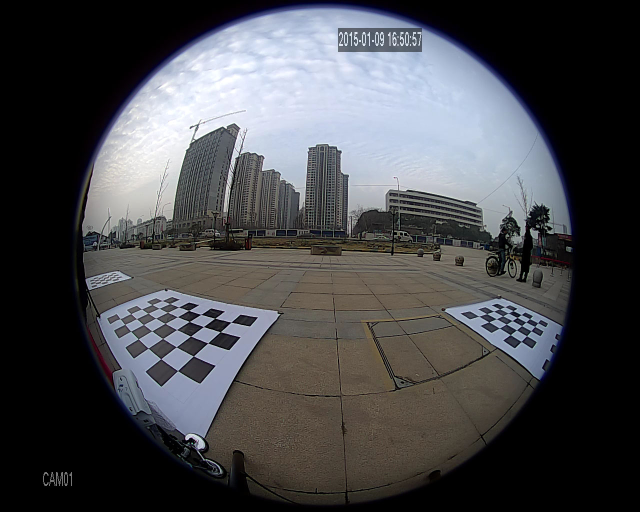
//> input picture 141116_Undistort_Scaramuzza/141116_Undistort_Scaramuzza/test_fisheye.jpg, 1280 x 1024 px (shown at 1/2 size)
$ ./main   (built with g++ and OpenCV 4)
//> lines starting //> are read from the running program, lines starting //| are printed output that depends on the picture
### 141116_Undistort_Scaramuzza/141116_Undistort_Scaramuzza/ocam_functions.cpp
/*------------------------------------------------------------------------------
   Example code that shows the use of the 'cam2world" and 'world2cam" functions
   Shows also how to undistort images into perspective or panoramic images
   Copyright (C) 2008 DAVIDE SCARAMUZZA, ETH Zurich
   Author: Davide Scaramuzza - email: davide.scaramuzza@ieee.org
------------------------------------------------------------------------------*/

#include "ocam_functions.h"

//------------------------------------------------------------------------------
int get_ocam_model(struct ocam_model *myocam_model, char *filename)
{
 double *pol        = myocam_model->pol;
 double *invpol     = myocam_model->invpol;
 double *xc         = &(myocam_model->xc);
 double *yc         = &(myocam_model->yc);
 double *c          = &(myocam_model->c);
 double *d          = &(myocam_model->d);
 double *e          = &(myocam_model->e);
 int    *width      = &(myocam_model->width);
 int    *height     = &(myocam_model->height);
 int *length_pol    = &(myocam_model->length_pol);
 int *length_invpol = &(myocam_model->length_invpol);
 FILE *f;
 char buf[CMV_MAX_BUF];
 int i;

 //Open file
 if(!(f=fopen(filename,"r")))
 {
   printf("File %s cannot be opened\n", filename);
   return -1;
 }

 //Read polynomial coefficients
 fgets(buf,CMV_MAX_BUF,f);
 fscanf(f,"\n");
 fscanf(f,"%d", length_pol);
 for (i = 0; i < *length_pol; i++)
 {
     fscanf(f," %lf",&pol[i]);
 }

 //Read inverse polynomial coefficients
 fscanf(f,"\n");
 fgets(buf,CMV_MAX_BUF,f);
 fscanf(f,"\n");
 fscanf(f,"%d", length_invpol);
 for (i = 0; i < *length_invpol; i++)
 {
     fscanf(f," %lf",&invpol[i]);
 }

 //Read center coordinates
 fscanf(f,"\n");
 fgets(buf,CMV_MAX_BUF,f);
 fscanf(f,"\n");
 fscanf(f,"%lf %lf\n", xc, yc);

 //Read affine coefficients
 fgets(buf,CMV_MAX_BUF,f);
 fscanf(f,"\n");
 fscanf(f,"%lf %lf %lf\n", c,d,e);

 //Read image size
 fgets(buf,CMV_MAX_BUF,f);
 fscanf(f,"\n");
 fscanf(f,"%d %d", height, width);

 fclose(f);
 return 0;
}

//------------------------------------------------------------------------------
void cam2world(double point3D[3], double point2D[2], struct ocam_model *myocam_model)
{
 double *pol    = myocam_model->pol;
 double xc      = (myocam_model->xc);
 double yc      = (myocam_model->yc);
 double c       = (myocam_model->c);
 double d       = (myocam_model->d);
 double e       = (myocam_model->e);
 int length_pol = (myocam_model->length_pol);
 double invdet  = 1/(c-d*e); // 1/det(A), where A = [c,d;e,1] as in the Matlab file

 double xp = invdet*(    (point2D[0] - xc) - d*(point2D[1] - yc) );
 double yp = invdet*( -e*(point2D[0] - xc) + c*(point2D[1] - yc) );

 double r   = sqrt(  xp*xp + yp*yp ); //distance [pixels] of  the point from the image center
 double zp  = pol[0];
 double r_i = 1;
 int i;

 for (i = 1; i < length_pol; i++)
 {
   r_i *= r;
   zp  += r_i*pol[i];
 }

 //normalize to unit norm
 double invnorm = 1/sqrt( xp*xp + yp*yp + zp*zp );

 point3D[0] = invnorm*xp;
 point3D[1] = invnorm*yp;
 point3D[2] = invnorm*zp;
}

//------------------------------------------------------------------------------
void world2cam(double point2D[2], double point3D[3], struct ocam_model *myocam_model)
{
 double *invpol     = myocam_model->invpol;
 double xc          = (myocam_model->xc);
 double yc          = (myocam_model->yc);
 double c           = (myocam_model->c);
 double d           = (myocam_model->d);
 double e           = (myocam_model->e);
 int    width       = (myocam_model->width);
 int    height      = (myocam_model->height);
 int length_invpol  = (myocam_model->length_invpol);
 double norm        = sqrt(point3D[0]*point3D[0] + point3D[1]*point3D[1]);
 double theta       = atan(point3D[2]/norm);
 double t, t_i;
 double rho, x, y;
 double invnorm;
 int i;

  if (norm != 0)
  {
    invnorm = 1/norm;
    t  = theta;
    rho = invpol[0];
    t_i = 1;

    for (i = 1; i < length_invpol; i++)
    {
      t_i *= t;
      rho += t_i*invpol[i];
    }

    x = point3D[0]*invnorm*rho;
    y = point3D[1]*invnorm*rho;

    point2D[0] = x*c + y*d + xc;
    point2D[1] = x*e + y   + yc;
  }
  else
  {
    point2D[0] = xc;
    point2D[1] = yc;
  }
}
//------------------------------------------------------------------------------
void create_perspecive_undistortion_LUT( CvMat *mapx, CvMat *mapy, struct ocam_model *ocam_model, float sf)
{
     int i, j;
     int width = mapx->cols; //New width
     int height = mapx->rows;//New height
     float *data_mapx = mapx->data.fl;
     float *data_mapy = mapy->data.fl;
     float Nxc = height/2.0;
     float Nyc = width/2.0;
     float Nz  = -width/sf;
     double M[3];
     double m[2];

     for (i=0; i<height; i++)
         for (j=0; j<width; j++)
         {
             M[0] = (i - Nxc);
             M[1] = (j - Nyc);
             M[2] = Nz;
             world2cam(m, M, ocam_model);
             *( data_mapx + i*width+j ) = (float) m[1];
             *( data_mapy + i*width+j ) = (float) m[0];
         }
}

//------------------------------------------------------------------------------
void create_panoramic_undistortion_LUT ( CvMat *mapx, CvMat *mapy, float Rmin, float Rmax, float xc, float yc )
{
     int i, j;
     float theta;
     int width = mapx->width;
     int height = mapx->height;
     float *data_mapx = mapx->data.fl;
     float *data_mapy = mapy->data.fl;
     float rho;

     for (i=0; i<height; i++)
         for (j=0; j<width; j++)
         {
             theta = -((float)j)/width*2*M_PI; // Note, if you would like to flip the image, just inverte the sign of theta
             rho   = Rmax - (Rmax-Rmin)/height*i;
             *( data_mapx + i*width+j ) = yc + rho*sin(theta); //in OpenCV "x" is the
             *( data_mapy + i*width+j ) = xc + rho*cos(theta);
         }
}

### 141116_Undistort_Scaramuzza/141116_Undistort_Scaramuzza/main.cpp
/*------------------------------------------------------------------------------
   Example code that shows the use of the 'cam2world" and 'world2cam" functions
   Shows also how to undistort images into perspective or panoramic images

   NOTE, IF YOU WANT TO SPEED UP THE REMAP FUNCTION I STRONGLY RECOMMEND TO INSTALL
   INTELL IPP LIBRARIES ( http://software.intel.com/en-us/intel-ipp/ )
   YOU JUST NEED TO INSTALL IT AND INCLUDE ipp.h IN YOUR PROGRAM

   Copyright (C) 2009 DAVIDE SCARAMUZZA, ETH Zurich
   Author: Davide Scaramuzza - email: davide.scaramuzza@ieee.org
------------------------------------------------------------------------------*/

#include "ocam_functions.h"

int main(int argc, char *argv[])
{
  /* --------------------------------------------------------------------*/
  /* Read the parameters of the omnidirectional camera from the TXT file */
  /* --------------------------------------------------------------------*/
  struct ocam_model o, o_cata; // our ocam_models for the fisheye and catadioptric cameras
  get_ocam_model(&o, "./calib_results_fisheye.txt");
  get_ocam_model(&o_cata, "./calib_results_catadioptric.txt");
  /* --------------------------------------------------------------------*/
  /* Print ocam_model parameters                                         */
  /* --------------------------------------------------------------------*/
  int i;
  printf("pol =\n");    for (i=0; i<o.length_pol; i++){    printf("\t%e\n",o.pol[i]); };    printf("\n");
  printf("invpol =\n"); for (i=0; i<o.length_invpol; i++){ printf("\t%e\n",o.invpol[i]); }; printf("\n");
  printf("\nxc = %f\nyc = %f\n\nwidth = %d\nheight = %d\n",o.xc,o.yc,o.width,o.height);

  /* --------------------------------------------------------------------*/
  /* WORLD2CAM projects 3D point into the image                          */
  /* NOTE!!! The coordinates are expressed according the C convention,   */
  /* that is, from the origin (0,0) instead than from 1 (MATLAB).        */
  /* --------------------------------------------------------------------*/
  double point3D[3] = { 100 , 200 , -300 };       // a sample 3D point
  double point2D[2];                              // the image point in pixel coordinates
  world2cam(point2D, point3D, &o); // The behaviour of this function is the same as in MATLAB

  /* --------------------------------------------------------------------*/
  /* Display re-projected coordinates                                    */
  /* --------------------------------------------------------------------*/
  printf("\nworld2cam: pixel coordinates reprojected onto the image\n");
  printf("m_row= %2.4f, m_col=%2.4f\n", point2D[0], point2D[1]);

  /* --------------------------------------------------------------------*/
  /* CAM2WORLD back-projects pixel points on to the unit sphere          */
  /* The behaviour of this function is the same as in MATLAB             */
  /* --------------------------------------------------------------------*/

  cam2world(point3D, point2D, &o);

  /* --------------------------------------------------------------------*/
  /* Display back-projected normalized coordinates (on the unit sphere)  */
  /* --------------------------------------------------------------------*/
  printf("\ncam2world: coordinates back-projected onto the unit sphere (x^2+y^2+z^2=1)\n");
  printf("x= %2.4f, y=%2.4f, z=%2.4f\n", point3D[0], point3D[1], point3D[2]);

  /* --------------------------------------------------------------------*/
  /* Allocate space for the unistorted images                            */
  /* --------------------------------------------------------------------*/
  IplImage *src1         = cvLoadImage("test_fisheye.jpg");      // source image 1
//> src1 is the input picture: 1024 rows x 1280 cols, CV_8UC3; mean B, G, R 75.8, 72.7, 72.1
  IplImage *src2         = cvLoadImage("./test_catadioptric.jpg");      // source image 2
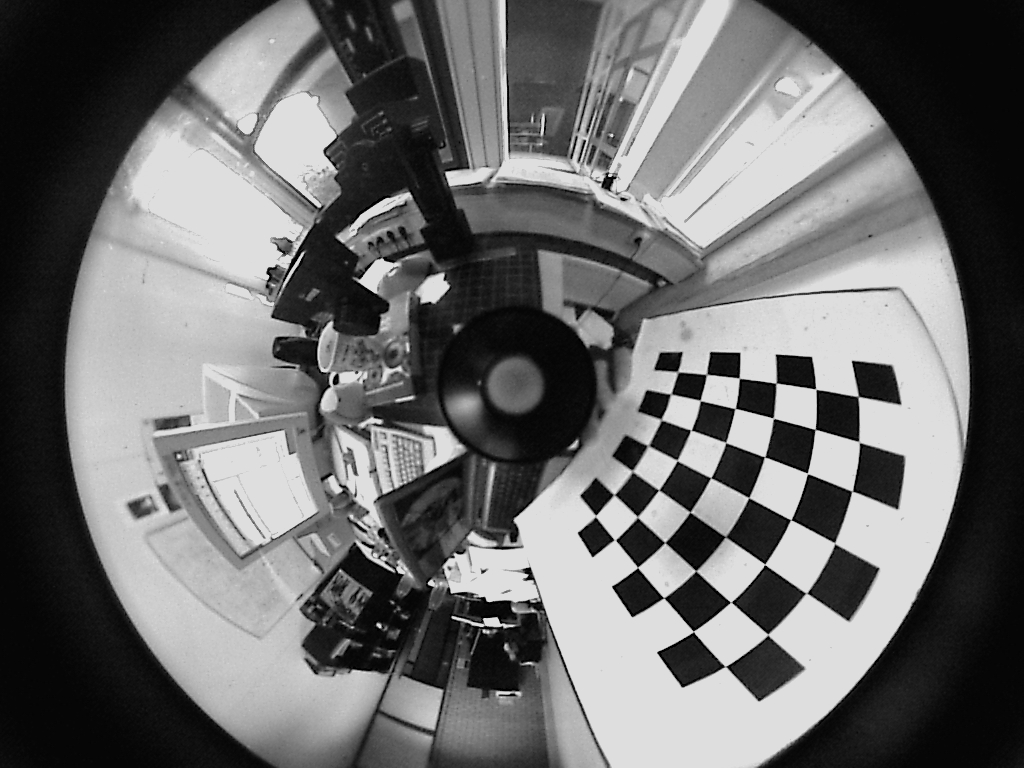
//> input picture 141116_Undistort_Scaramuzza/141116_Undistort_Scaramuzza/test_catadioptric.jpg, 1024 x 768 px
//> src2 is the input picture: 768 rows x 1024 cols, CV_8UC3; min 0, max 223, mean 108.6
  IplImage *dst_persp   = cvCreateImage( cvGetSize(src1), 8, 3 );   // undistorted perspective and panoramic image

  CvSize size_pan_image = cvSize(1200,400);        // size of the undistorted panoramic image
  IplImage *dst_pan     = cvCreateImage( size_pan_image, 8, 3 );    // undistorted panoramic image

  CvMat* mapx_persp = cvCreateMat(src1->height, src1->width, CV_32FC1);
  CvMat* mapy_persp = cvCreateMat(src1->height, src1->width, CV_32FC1);

  // [5 lines of commented-out code are left out]
  CvMat* mapx_pan   = cvCreateMat(dst_pan->height, dst_pan->width, CV_32FC1);
  CvMat* mapy_pan   = cvCreateMat(dst_pan->height, dst_pan->width, CV_32FC1);

  //IplImage *dst_persp   = cvCreateImage( cvSize(m_width, m_height), 8, 3 );   // undistorted perspective and panoramic image

  /* --------------------------------------------------------------------  */
  /* Create Look-Up-Table for perspective undistortion                     */
  /* SF is kind of distance from the undistorted image to the camera       */
  /* (it is not meters, it is justa zoom fator)                            */
  /* Try to change SF to see how it affects the result                     */
  /* The undistortion is done on a  plane perpendicular to the camera axis */
  /* --------------------------------------------------------------------  */
  float sf = 28;
  create_perspecive_undistortion_LUT( mapx_persp, mapy_persp, &o, sf );
//> after the loop in create_perspecive_undistortion_LUT, `for (i=0; i<height; i++)`:
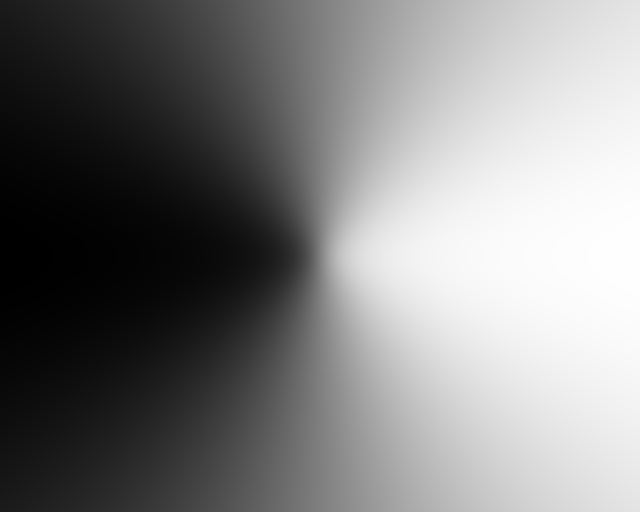
//> mapx: 1024 rows x 1280 cols, CV_32FC1 (shown at 1/2 size); min 172.7, max 1119.4, mean 645.7; drawn with min black and max white
//> after the loop in create_perspecive_undistortion_LUT, `for (i=0; i<height; i++)`:
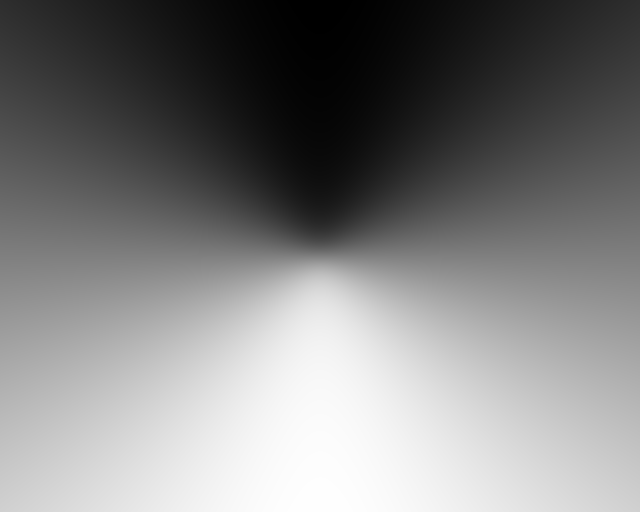
//> mapy: 1024 rows x 1280 cols, CV_32FC1 (shown at 1/2 size); min 36.53, max 972, mean 503.9; drawn with min black and max white

  cvShowImage("1", mapx_persp);
  cvShowImage("2", mapy_persp);
  cvWaitKey(0);

  /* --------------------------------------------------------------------  */
  /* Create Look-Up-Table for panoramic undistortion                       */
  /* The undistortoin is just a simple cartesia-to-polar transformation    */
  /* Note, only the knowledge of image center (xc,yc) is used to undisort the image      */
  /* xc, yc are the row and column coordinates of the image center         */
  /* Note, if you would like to flip the image, just inverte the sign of theta in this function */
  /* --------------------------------------------------------------------  */
  float Rmax = 470;  // the maximum radius of the region you would like to undistort into a panorama
  float Rmin = 20;   // the minimum radius of the region you would like to undistort into a panorama
  create_panoramic_undistortion_LUT ( mapx_pan, mapy_pan, Rmin, Rmax, o_cata.xc, o_cata.yc);

  /* --------------------------------------------------------------------*/
  /* Undistort using specified interpolation method                      */
  /* Other possible values are (see OpenCV doc):                         */
  /* CV_INTER_NN - nearest-neighbor interpolation,                       */
  /* CV_INTER_LINEAR - bilinear interpolation (used by default)          */
  /* CV_INTER_AREA - resampling using pixel area relation. It is the preferred method for image decimation that gives moire-free results. In case of zooming it is similar to CV_INTER_NN method. */
  /* CV_INTER_CUBIC - bicubic interpolation.                             */
  /* --------------------------------------------------------------------*/
  cvRemap( src1, dst_persp, mapx_persp, mapy_persp, CV_INTER_LINEAR+CV_WARP_FILL_OUTLIERS, cvScalarAll(0) );
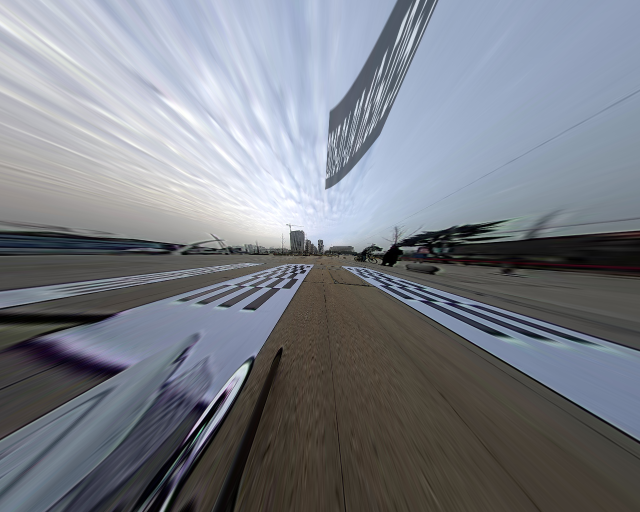
//> dst_persp: 1024 rows x 1280 cols, CV_8UC3 (shown at 1/2 size); mean B, G, R 133.7, 125.7, 121.5
  cvRemap( src2, dst_pan  , mapx_pan, mapy_pan, CV_INTER_LINEAR+CV_WARP_FILL_OUTLIERS, cvScalarAll(0) );
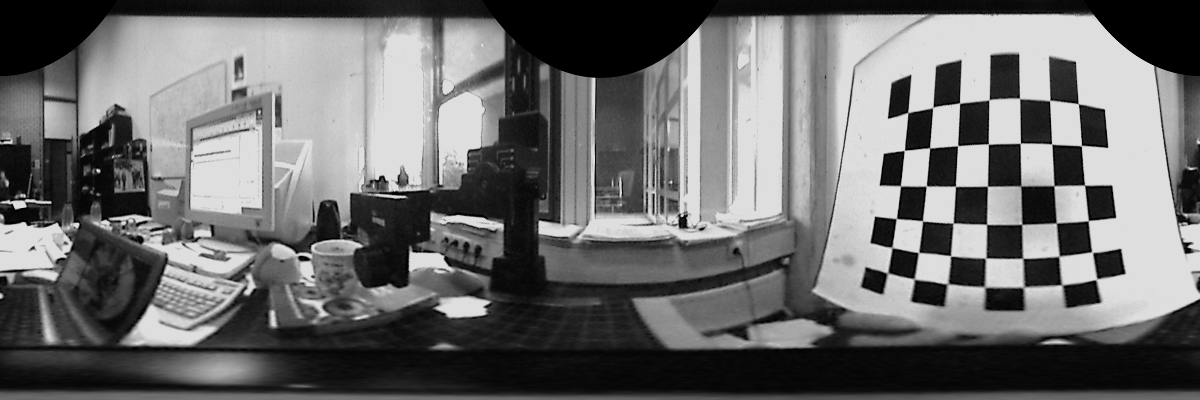
//> dst_pan: 400 rows x 1200 cols, CV_8UC3; min 0, max 223, mean 108.3

  /* --------------------------------------------------------------------*/
  /* Display image                                                       */
  /* --------------------------------------------------------------------*/
  cvNamedWindow( "Original fisheye camera image", 1 );
  cvShowImage( "Original fisheye camera image", src1 );

  cvNamedWindow( "Undistorted Perspective Image", 1 );
  cvShowImage( "Undistorted Perspective Image", dst_persp );

  cvNamedWindow( "Original Catadioptric camera image", 1 );
  cvShowImage( "Original Catadioptric camera image", src2 );

  cvNamedWindow( "Undistorted Panoramic Image", 1 );
  cvShowImage( "Undistorted Panoramic Image", dst_pan );

  /* --------------------------------------------------------------------*/
  /* Save image                                                          */
  /* --------------------------------------------------------------------*/
  cvSaveImage("undistorted_perspective.jpg",dst_persp);
  printf("\nImage %s saved\n","undistorted_perspective.jpg");

  cvSaveImage("undistorted_panoramic.jpg",dst_pan);
  printf("\nImage %s saved\n","undistorted_panoramic.jpg");

  /* --------------------------------------------------------------------*/
  /* Wait until key presses                                              */
  /* --------------------------------------------------------------------*/
  cvWaitKey();

  /* --------------------------------------------------------------------*/
  /* Free memory                                                         */
  /* --------------------------------------------------------------------*/
  cvReleaseImage(&src1);
  cvReleaseImage(&src2);
  cvReleaseImage(&dst_persp);
  cvReleaseImage(&dst_pan);
  cvReleaseMat(&mapx_persp);
  cvReleaseMat(&mapy_persp);
  cvReleaseMat(&mapx_pan);
  cvReleaseMat(&mapy_pan);

  return 0;
}
